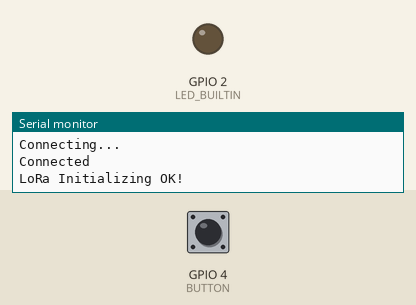
The sketch below on a simulated ESP32. Parts: output pins drawn as LEDs (lit = HIGH), the last lines printed to the serial monitor. The inputs (shaded band) are chosen by the test bench; at power-on: GPIO 4 (BUTTON) HIGH. WiFi joins after 1.5 s; servers stay silent unless stated; uploads are accepted with an empty reply; no radio packets arrive unless stated.

Above: at 2.7 s.
2.8 s: GPIO 4 (BUTTON) pulled LOW for 0.15 s
At 3.08 s:
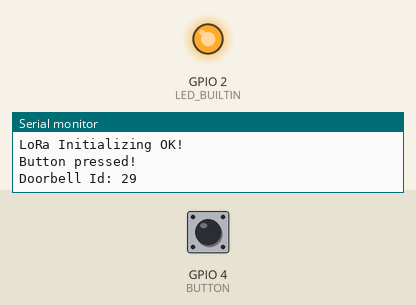
4.7 s: GPIO 4 (BUTTON) pulled LOW for 3.2 s
At 9.5 s:
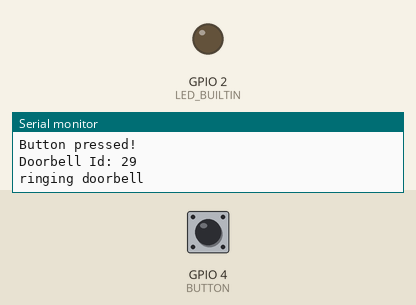
Timing chart, 0 to 11.0 s (numbered marks = the images above; inputs shaded):
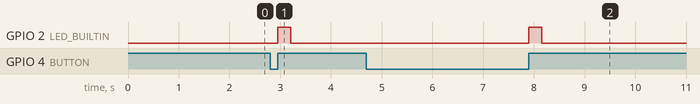

The sketch:

Transmitter.ino
```cpp
#include <SPI.h>
#include <LoRa.h>
#include <WiFi.h>
#include <HTTPClient.h>
#include <ArduinoJson.h>

#define SCK 5
#define MISO 19
#define MOSI 27
#define SS 18
#define RST 23
#define DIO0 26

//433E6 for Asia
//866E6 for Europe
//915E6 for North America
#define BAND 866E6

#define BUTTON 4

const char* ssid = "Gull";
const char* pword = "702rlb65";

// const char* ssid = "SM-G965W8193";
// const char* pword = "opcb0593";

DynamicJsonDocument registrationResponseDocument(64); // id : <id>, registrationCode: <code>


bool pressed = false;
int id = 29;

void setup()
{
	Serial.begin(115200);

  pinMode(BUTTON, INPUT_PULLUP);
  pinMode(LED_BUILTIN, OUTPUT);

  WiFi.begin(ssid, pword);
  while(WiFi.status() != WL_CONNECTED) {
    Serial.println("Connecting...");
    delay(500);
  }
  Serial.println(F("Connected"));

  if (id == 0) {
    doorbellRegister();
  }

   //SPI LoRa pins
  SPI.begin(SCK, MISO, MOSI, SS);
  //setup LoRa transceiver module
  LoRa.setPins(SS, RST, DIO0);

  if (!LoRa.begin(BAND)) {
    Serial.println("Starting LoRa failed!");
    while (1);
  }
  Serial.println("LoRa Initializing OK!");

  attachInterrupt(digitalPinToInterrupt(BUTTON), isr, RISING);
}

void loop()
{
	if (pressed) {
    Serial.println("Button pressed!");
    Serial.printf("Doorbell Id: %d\n", id);
    bool res = ringDoorbell();
    if (res) {
      LoRa.beginPacket();
      LoRa.print("1");
      LoRa.endPacket();
    }
    pressed = false;
    digitalWrite(LED_BUILTIN, LOW);
  }
}

void isr() {
  pressed = true;
  digitalWrite(LED_BUILTIN, HIGH);
}

void doorbellRegister() {
  // make request for id and output registration code
  HTTPClient http;
  http.useHTTP10(true);
  String url = "https://422.koosha.dev/api/device/register";
  http.begin(url);
  int httpResponseCode = http.GET();

  if (httpResponseCode == 200) {
    DeserializationError err = deserializeJson(registrationResponseDocument, http.getStream());
    if (err) {
      Serial.print(F("Error: "));
      Serial.println(err.f_str());
    }
  }
  else {
    Serial.println(F("Error with fetch"));
    Serial.print(F("Url: "));
    Serial.println(url);
    Serial.println(http.getString());
  }
  http.end();
  id = registrationResponseDocument["id"].as<int>();
  Serial.print("Doc size:");
  Serial.println(registrationResponseDocument.memoryUsage());
  Serial.print("Registration Code: ");
  Serial.println(registrationResponseDocument["registrationCode"].as<String>());
}

bool ringDoorbell() {
  HTTPClient http;
  http.useHTTP10(true);
  String url = "https://422.koosha.dev/api/device/ring?id=" + String(id);
  // Serial.println(url);
  http.begin(url);
  int httpResponseCode = http.GET();
  bool res = false;

  if (httpResponseCode == 200) {
    Serial.println("ringing doorbell");
    res = true;
  }
  else {
    Serial.println("silent mode is on, cant ring");
    res = false;
  }
  http.end();
  return res;
}
```

Measured:
- after the input at 2.8 s, GPIO 2 (LED_BUILTIN): LOW → HIGH after 0.15 s, → LOW 0.26 s later
- after the input at 4.7 s, GPIO 2 (LED_BUILTIN): LOW → HIGH after 3.2 s, → LOW 0.26 s later
